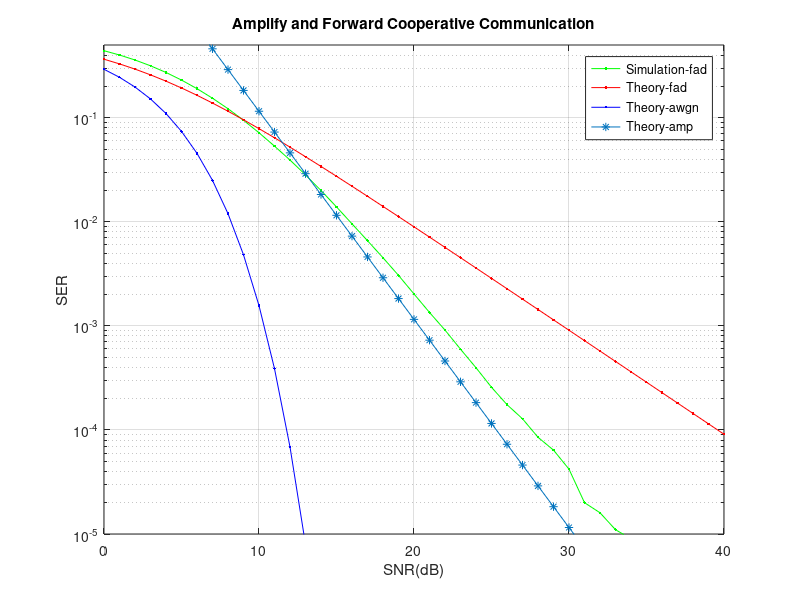

Write MATLAB code to recreate this figure.
%% This programe provides SER analysis of amplify and forward cooperative protocol using QPSK modulation%%%
%% Results are compared with theoratical results for QPSK modulation with AWGN and Rayleigh fading channels %%%
clear all
clc
N= 10^6; %number of symbols
Pt=1;% Total Tranmited Power
Pb=Pt/2;% Transmitted power of source
Pr=Pt/2; % Transmitted power of Relay
snr_db=[0:40];% SNR in dB
data_BS1 = ((2*(rand(1,N)>0.5)-1) + j*(2*(rand(1,N)>0.5)-1));%% Data generation
data=zeros(1,N); % Received data matrix

%% Channel gains
        channel_BS1_RS1=(1/sqrt(2)).*[randn(1,N)+j*randn(1,N)];% Channel coefficients for Soure-Relay Link
        a11=sum((abs(channel_BS1_RS1)))/N; %Average channel gain for Soure-Relay Link Channel
                
        channel_RS1_MS1=(1/sqrt(2)).*[randn(1,N)+j*randn(1,N)];% Channel coefficients for Relay-Desination Link
        b11=sum((abs(channel_RS1_MS1)))/N; %Average channel gain for Relay-Desination Link Channel
                
        channel_BS1_MS1=(1/sqrt(2))*[randn(1,N)+j*randn(1,N)];% Channel coefficients for Soure-Desination Direct Link
        c11=sum((abs(channel_BS1_MS1)))/N; %Average channel gain for Soure-Desination Link Channel
 %% AWGN     
        nbr=(1/sqrt(2)).*(randn(1,N)+j*randn(1,N));%AWGN for at Relay for Soure-Relay Link
        nrm=(1/sqrt(2)).*(randn(1,N)+j*randn(1,N));%AWGN for at Desination  for Relay-Desination Link
        nbm=(1/sqrt(2)).*(randn(1,N)+j*randn(1,N));%AWGN for at Desination  for source-Desination Link
        
for       i=1:length(snr_db)
                snr_linear(i)=10.^(snr_db(i)/10);   % Linear value of SNR                           
                No(i)=Pt./snr_linear(i);            % Noise power
                 
   %% AMPLIFICATION FACTOR
               Beta1=sqrt(Pr./(a11^2.*Pb+No(i)));
                              
   %% RECEIVED DATA AT RELAY FROM BS         
               data_BS1_RS1=sqrt(Pb/2).*data_BS1.*channel_BS1_RS1+sqrt(No(i))*nbr;
                            
   %% RECEIVED DATA AT MS FROM RS     
        data_RS1_MS1=Beta1.*data_BS1_RS1.*channel_RS1_MS1+sqrt(No(i))*nrm;%+(5.7712e-014 -1.8746e-014i);
        
   %% RECEIVED DATA AT MS FROM BS          
        data_BS1_MS1=sqrt(Pb/2).*data_BS1.*channel_BS1_MS1+sqrt(No(i))*nbm;%+( 5.8496e-008 +4.9957e-007i);
        
   %%   MRC AT RECEIVER 
        data_rd=data_RS1_MS1.*conj(channel_BS1_RS1.*channel_RS1_MS1)+ data_BS1_MS1.*conj(channel_BS1_MS1);
       
   %% DEMODULATION
        g=data_rd;
        c=real(g);
        d=imag(g);
        data(find(c>=0 & d>=0))=1+1*j;
        data(find(c>=0 & d<0))=1-1*j;
        data(find(c<0 & d>=0))=-1+1*j;
        data(find(c<0 & d<0))=-1-1*j;     
        error_af(i)=size(find((data_BS1- data)),2); %% CALCULATING ERRORS
    
end 
%% PLOTTING THE SIMULATION AND THEORATICAL RESULTS
    figure
    %% SIMULATION RESULTS
    simber_af=error_af/N;
    semilogy(snr_db,simber_af,'g.-')
    hold on
    %% THEORATICAL RESULTS (Ref: Digital communication Over Fading Channels  By Alouini) 
    theorySer_fad=(3/4)*[1-sqrt(0.5.*snr_linear./(1+0.5.*snr_linear)).*4/(3*pi).*((pi/2)+atan(sqrt(0.5*snr_linear./(1+0.5*snr_linear))))];
    semilogy(snr_db,theorySer_fad,'r.-'); % Theoretical QPSK SER for fading channel
    hold on
    theorySer_awgn = erfc(sqrt(0.5*(10.^(snr_db/10)))) - (1/4)*(erfc(sqrt(0.5*(10.^(snr_db/10))))).^2;
    semilogy(snr_db,theorySer_awgn,'b.-'); % Theoretical QPSK SER for AWGN channel
    %% Theoretical rsult for Amplify and forward (Ref: Cooperative networking ny K.J Ray)
    a1=(var(channel_BS1_RS1));% variance of Soure-Relay Link Channel
    b1=(var(channel_RS1_MS1));% variance of Relay-Destination Link Channel
    c1=(var(channel_BS1_MS1));% variance of Soure-Destination Link Channel
    p_th=(( 0.3608*No.^2)/0.25).*(1/Pb).*((1/Pb)+(1/Pr));
    semilogy(snr_db,p_th,'-*');
    grid on
    axis([0 40 10^-5 0.5]);
    xlabel('SNR(dB)');
    ylabel('SER');
    title('Amplify and Forward Cooperative Communication')
    legend('Simulation-fad','Theory-fad','Theory-awgn','Theory-amp')
    
    
